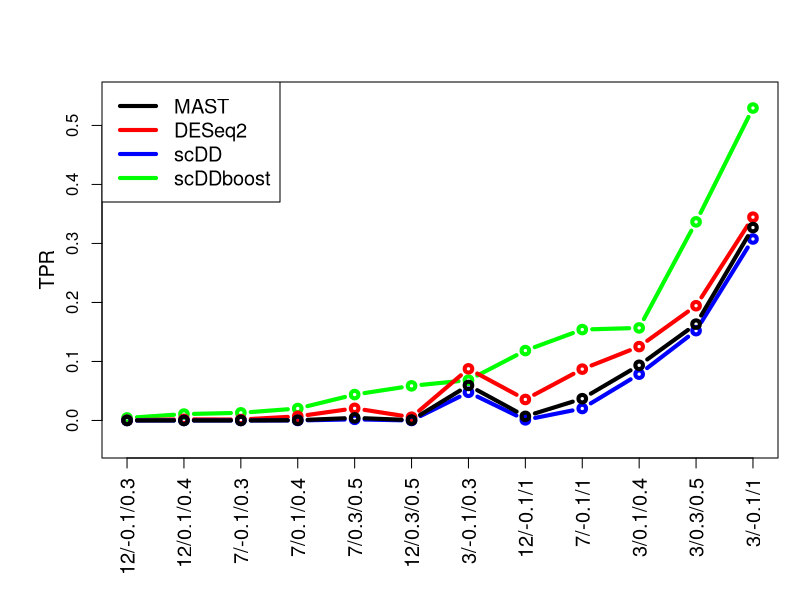

Source code (R): (Note: this script raises an error after producing the figure.)
library(ggplot2)

#True positive rate, False positive rate, FDR order from K = 3, 7, 15 and (0.1,0.4), (-0.1, 0.3), (0.3, 0.5) , (-0.1,1)


NM = c("3/0.1/0.4","3/-0.1/0.3","3/0.3/0.5","3/-0.1/1","7/0.1/0.4","7/-0.1/0.3","7/0.3/0.5","7/-0.1/1","12/0.1/0.4","12/-0.1/0.3","12/0.3/0.5","12/-0.1/1")

# MAST
TP_mst = c(0.0928,0.0559,0.165,0.31,0.0008,0,0.006,0.041,0,0,0.00029,0.006)
FP_mst = c(0.00215,0.002,0.005,0.007,0,0,0,0.001,0,0,0,0.00014)
FDR_mst = c(0.0226,0.037,0.03,0.023,0,0,0,0.023,0,0,0,0.023)

## averaged
TP_mst = c(0.0935477293558306,0.059422287557921,0.163277697388529,0.326946595016891, 0.000438889862535919 ,0 ,0.0044004030265657, 0.0369265104694434, 4.0131631752147e-05, 0 ,0.000600359211755526, 0.00696897226833097)
FDR_mst = c(0.0223510843397565,0.0332726168791743 ,0.0292360221937687, 0.0250555213133359, 0, 0, 0, 0.0200426996645026, 0, 0, 0 ,0.0164886515353805)

# scDD
TP_sc = c(0.077,0.0434,0.148,0.283,0,0,0.003,0.028,0,0,0,0.00029)
FP_sc = c(0.0019,0.0017,0.0036,0.0045,0,0,0,0.0004,0,0,0,0)
FDR_sc = c(0.024,0.038,0.024,0.015,0,0,0,0.015,0,0,0,0)

## averaged
TP_sc = c(0.078472367407583 ,0.0477625083933143 ,0.152223787023182 ,0.307543794763962 ,0 ,0 ,0.00192147848087754, 0.0203012141976339, 0 ,0 ,0 ,0.00104322051748999)
FDR_sc = c(0.0200777294444841, 0.0329365079365079, 0.0278499367364991, 0.0181994883327778, 0 ,0, 0, 0.00778210116731518 ,0 ,0 ,0 ,0.0192307692307692)

# DESeq2
TP_des = c(0.123,0.083,0.191,0.33,0.0096,0.0027,0.0232,0.085,0.00094,0.057,0.00326,0.057)
FP_des = c(0.0049,0.0025,0.008,0.013,0.0003,0,0.0005,0.0025,0,0.0008,0.00007,0.0008)
FDR_des = c(0.038,0.03,0.04,0.039,0.03,0,0.023,0.028,0,0.013,0.021,0.013)

## averaged
TP_des = c(0.125187940734741, 0.0875377641984881, 0.194464953305644 ,0.344520562728398 ,0.00698637937332203 ,0.00159128390529645 ,0.0205572266898797 ,0.0870107506864049 ,0.00192147253052302 ,0.000361184685769323, 0.00556355752474249 ,0.0356019108271681)
FDR_des = c(0.0385879065150305 ,0.0382300884955752 ,0.0335727839522906 ,0.035162875751485 ,0.0521978021978022, 0 ,0.0265809782910444, 0.0241730046031418 ,0 ,0 ,0.0133333333333333 ,0.0144166666666667)

# scDDboost
TP_scb = c(0.0966,0.0288,0.34,0.52,0.0316,0.0225,0.039,0.23,0,0.006,0.00065,0.027)
FP_scb = c(0,0,0.0053,0.022,0.0003,0,0,0.002,0,0,0,0)
FDR_scb = c(0,0,0.0155,0.021,0.01,0,0,0.009,0,0,0,0)

## averaged
TP_scb = c(0.156857555007189, 0.0683664831523706, 0.336601673010924, 0.529493914469864, 0.0202716314516743 ,0.0129476618162813 ,0.0438871905930861 ,0.154063337462581, 0.0108173688471546, 0.00427409569896207 ,0.0586650807845709 ,0.118452280067024)
FDR_scb = c(0.00243427458617332 ,0 ,0.0109567298011205 ,0.0226490887796029, 0.00513698630136986, 0 ,0 ,0.00447690857681433, 0 ,0, 0, 0.00153172866520788)

pdf("simuTPR.pdf", height = 6, width = 10)
par(mar=c(7,5,4,1)+.1)
ORD = order(TP_scb)
plot(TP_scb[ORD], type = "b", lwd = 4, col = "green",
     ylab = "", xaxt = 'n', xlab = "", ylim = c(-0.04,0.55))
mtext("TPR", side=2, line=2.2, cex=1.2, yaxt = 'n')
lines(TP_des[ORD] , type = "b", lwd = 4, col = "red")
lines( TP_sc[ORD] , type = "b", lwd = 4, col = "blue")
lines( TP_mst[ORD] , type = "b", lwd = 4)
axis(1, at=1:12, labels = NM[ORD],cex.axis= 1.2, las = 2)
legend("topleft", legend=c("MAST", "DESeq2", "scDD", "scDDboost"),
       col=c("black", "red", "blue","green"),lty = 1, cex = 1.2,lwd = 4)
dev.off()
polygon( c(1,1, 4.5 ,4.5) , c(-0.04,-0.005,-0.005,-0.04) , col="lightgrey",
         border=FALSE )
text( 3,  -0.02, "3" )

polygon( c(4.5,4.5, 8.5 ,8.5) , c(-0.04,-0.005,-0.005,-0.04) , col="magenta",
         border=FALSE )
text( 6.5,  -0.02, "7" )

polygon( c(8.5,8.5, 12 ,12) , c(-0.04,-0.005,-0.005,-0.04) , col="yellow",
         border=FALSE )
text( 10.5,  -0.02, "15" )
dev.off()


pdf("simuFPR.pdf", height = 6, width = 10)
par(mar=c(7,5,4,1)+.1)
plot(FP_scb, type = "b", lwd = 2, col = "green", 
     ylab = "", xaxt = 'n', xlab = "K", ylim = c(-0.025/4,0.05))
mtext("FPR", side=2, line=2.2, cex=1.2, yaxt = 'n')
lines(FP_des , type = "b", lwd = 2, col = "red")
lines( FP_sc , type = "b", lwd = 2, col = "blue")
lines( FP_mst , type = "b", lwd = 2)
#axis(1, at=1:12, cex.axis= 1.2, las = 2) 
legend("topleft", legend=c("MAST", "DESeq2", "scDD", "scDDboost"),
       col=c("black", "red", "blue","green"),lty = 1, cex = 1.2,lwd = 2)
polygon( c(1,1, 4.5 ,4.5) , c(-0.025/4,-0.001,-0.001,-0.025/4) , col="lightgrey",
         border=FALSE )
text( 3,  -0.015/4, "3" )

polygon( c(4.5,4.5, 8.5 ,8.5) , c(-0.025/4,-0.001,-0.001,-0.025/4) , col="magenta",
         border=FALSE )
text( 6.5,  -0.015/4, "7" )

polygon( c(8.5,8.5, 12 ,12) , c(-0.025/4,-0.001,-0.001,-0.025/4) , col="yellow",
         border=FALSE )
text( 10.5,  -0.015/4, "15" )
dev.off()

pdf("simuFDR.pdf", height = 6, width = 10)
par(mar=c(7,5,4,1)+.1)
plot(FDR_scb[ORD], type = "b", lwd = 4, col = "green",
ylab = "", xaxt = 'n', xlab = "", ylim = c(-0.025 / 2,0.1))
abline(a=0.05,b=0,lwd = 4,lty = 2,col = "orange")
mtext("FDR", side=2, line=2.2, cex=1.2, yaxt = 'n')
lines(FDR_des[ORD] , type = "b", lwd = 4, col = "red")
lines( FDR_sc[ORD] , type = "b", lwd = 4, col = "blue")
lines( FDR_mst[ORD] , type = "b", lwd = 4)
axis(1, at=1:12, labels = NM[ORD],cex.axis= 1.2, las = 2)
legend("topleft", legend=c("MAST", "DESeq2", "scDD", "scDDboost"),
col=c("black", "red", "blue","green"),lty = 1, cex = 1.2,lwd = 4)
dev.off()
polygon( c(1,1, 4.5 ,4.5) , c(-0.025 / 2,-0.003,-0.003,-0.025 / 2) , col="lightgrey",
border=FALSE )
text( 3,  -0.015 / 2, "3" )

polygon( c(4.5,4.5, 8.5 ,8.5) , c(-0.025 / 2,-0.003,-0.003,-0.025 / 2) , col="magenta",
border=FALSE )
text( 6.5,  -0.015 / 2, "7" )

polygon( c(8.5,8.5, 12 ,12) , c(-0.025 / 2,-0.003,-0.003,-0.025 / 2) , col="yellow",
border=FALSE )
text( 10.5,  -0.015 / 2, "15" )
dev.off()
